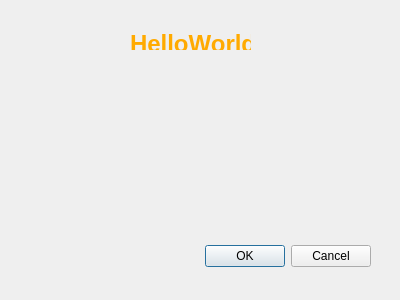
<?xml version="1.0" encoding="UTF-8"?>
<ui version="4.0">
 <class>Dialog</class>
 <widget class="QDialog" name="Dialog">
  <property name="geometry">
   <rect>
    <x>0</x>
    <y>0</y>
    <width>400</width>
    <height>300</height>
   </rect>
  </property>
  <property name="windowTitle">
   <string>Thuy Hang - HelloWorld</string>
  </property>
  <widget class="QDialogButtonBox" name="buttonBox">
   <property name="geometry">
    <rect>
     <x>30</x>
     <y>240</y>
     <width>341</width>
     <height>32</height>
    </rect>
   </property>
   <property name="orientation">
    <enum>Qt::Horizontal</enum>
   </property>
   <property name="standardButtons">
    <set>QDialogButtonBox::Cancel|QDialogButtonBox::Ok</set>
   </property>
  </widget>
  <widget class="QLabel" name="label">
   <property name="geometry">
    <rect>
     <x>130</x>
     <y>30</y>
     <width>121</width>
     <height>20</height>
    </rect>
   </property>
   <property name="font">
    <font>
     <pointsize>20</pointsize>
     <weight>75</weight>
     <bold>true</bold>
    </font>
   </property>
   <property name="text">
    <string>&lt;html&gt;&lt;head/&gt;&lt;body&gt;&lt;p&gt;&lt;span style=&quot; font-size:18pt; font-weight:600; color:#ffaa00;&quot;&gt;HelloWorld&lt;/span&gt;&lt;/p&gt;&lt;/body&gt;&lt;/html&gt;</string>
   </property>
  </widget>
 </widget>
 <resources/>
 <connections>
  <connection>
   <sender>buttonBox</sender>
   <signal>accepted()</signal>
   <receiver>Dialog</receiver>
   <slot>accept()</slot>
   <hints>
    <hint type="sourcelabel">
     <x>248</x>
     <y>254</y>
    </hint>
    <hint type="destinationlabel">
     <x>157</x>
     <y>274</y>
    </hint>
   </hints>
  </connection>
  <connection>
   <sender>buttonBox</sender>
   <signal>rejected()</signal>
   <receiver>Dialog</receiver>
   <slot>reject()</slot>
   <hints>
    <hint type="sourcelabel">
     <x>316</x>
     <y>260</y>
    </hint>
    <hint type="destinationlabel">
     <x>286</x>
     <y>274</y>
    </hint>
   </hints>
  </connection>
 </connections>
</ui>
